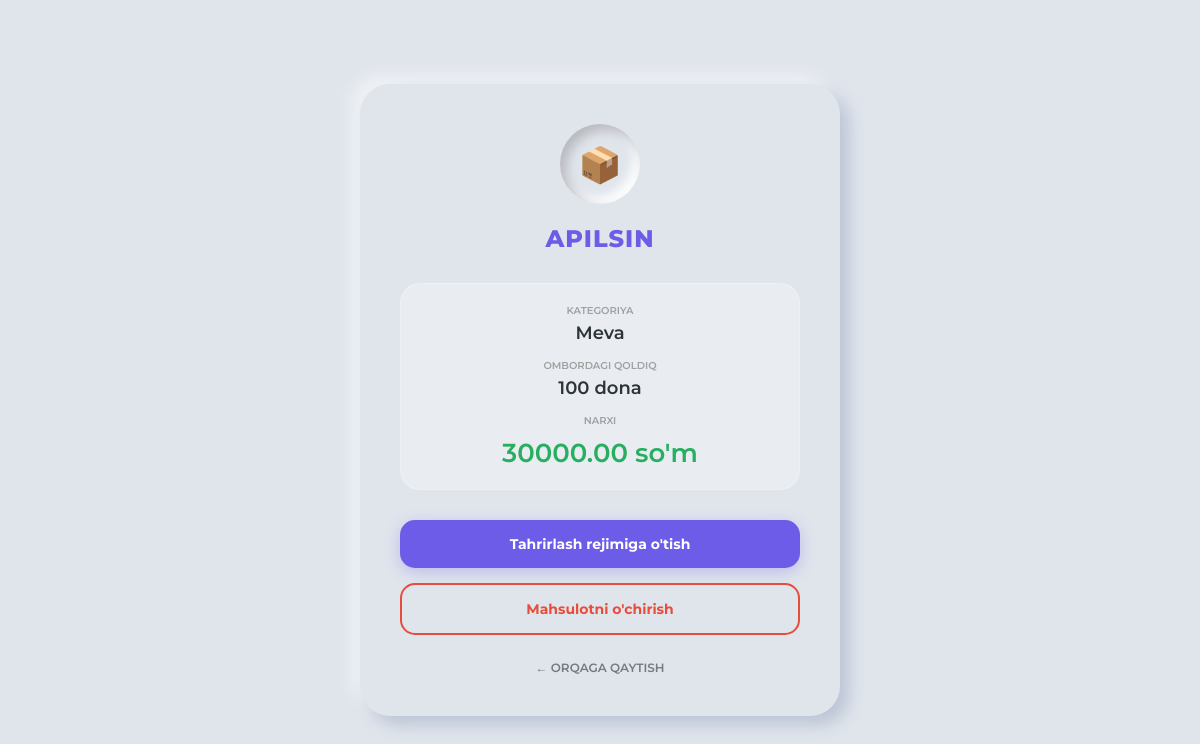
Screenshot of /product/4/ with the database file from the repository.
### products/models.py (models this page shows, shortened)
class Product(models.Model):
    name = models.CharField(max_length=200)       # Mahsulot nomi
    category = models.CharField(max_length=100)   # Kategoriya
    price = models.DecimalField(max_digits=10, decimal_places=2) # Narxi
    quantity = models.IntegerField(default=0)     # Soni
    created_at = models.DateTimeField(auto_now_add=True) # Qo'shilgan vaqti

### products/views.py (the view)
# urls.py: path('product/<int:pk>/',views.DetailView.as_view(),name='detail'),
class DetailView(View):
    def get(self,request,pk):
        product=Product.objects.filter(id=pk).first()
        return render(request, 'detail.html',{'product':product})

### templates/detail.html (shortened to what this page needs)
<!DOCTYPE html>
<html lang="uz">
<head>
</head>
<body>
    <div class="product-card">
        <div class="icon-box">📦</div>
        <h1>{{ product.name }}</h1>
        <div class="data-container">
            <div class="info-item">
                <span class="info-label">Kategoriya</span>
                <span class="info-value">{{ product.category }}</span>
            </div>
            <div class="info-item">
                <span class="info-label">Ombordagi qoldiq</span>
                <span class="info-value">{{ product.quantity }} dona</span>
            </div>
            <div class="info-item">
                <span class="info-label">Narxi</span>
                <span class="info-value price-big">{{ product.price }} so'm</span>
            </div>
        </div>
        <div class="actions">
            <a href="{% url 'update_product' product.id %}" class="btn btn-update">Tahrirlash rejimiga o'tish</a>
            <a href="{% url 'delete_product' product.id %}"
               onclick="return confirm('Haqiqatdan o’chirilsinmi?')"
               class="btn btn-delete">Mahsulotni o'chirish</a>
        </div>
        <a href="{% url 'index' %}" class="back-btn">← ORQAGA QAYTISH</a>
    </div>
</body>
</html>

### templates/detail.html (style rules this page uses)
:root { --main-bg: #e0e5ec; --accent: #6c5ce7; --text: #2d3436; --white: #ffffff; --shadow: 9px 9px 16px rgb(163,177,198,0.6), -9px -9px 16px rgba(255,255,255, 0.5); }
body { font-family: 'Montserrat', sans-serif; background-color: var(--main-bg); margin: 0; display: flex; justify-content: center; align-items: center; min-height: 100vh; color: var(--text); }
.product-card { background: var(--main-bg); padding: 40px; border-radius: 30px; box-shadow: var(--shadow); width: 100%; max-width: 400px; text-align: center; position: relative; }
.icon-box { width: 80px; height: 80px; margin: 0 auto 20px; background: var(--main-bg); box-shadow: inset 6px 6px 12px #b8b9be, inset -6px -6px 12px #ffffff; border-radius: 50%; display: flex; justify-content: center; align-items: center; font-size: 35px; }
h1 { font-weight: 800; font-size: 24px; margin-bottom: 30px; color: var(--accent); text-transform: uppercase; letter-spacing: 1px; }
.data-container { background: rgba(255, 255, 255, 0.3); border-radius: 20px; padding: 20px; margin-bottom: 30px; border: 1px solid rgba(255, 255, 255, 0.2); }
.info-item { display: flex; flex-direction: column; margin-bottom: 15px; }
.info-item:last-child { margin-bottom: 0; }
.info-label { font-size: 10px; text-transform: uppercase; font-weight: 600; color: #a0a0a0; margin-bottom: 5px; }
.info-value { font-size: 18px; font-weight: 600; }
.price-big { font-size: 26px; color: #27ae60; display: block; margin-top: 5px; }
.actions { display: flex; flex-direction: column; gap: 15px; }
.btn { padding: 15px; border-radius: 15px; border: none; font-weight: 700; cursor: pointer; transition: all 0.2s ease; text-decoration: none; font-size: 14px; }
.btn-update { background-color: var(--accent); color: white; box-shadow: 0 4px 15px rgba(108, 92, 231, 0.3); }
.btn-delete { background-color: transparent; color: #e74c3c; border: 2px solid #e74c3c; }
.back-btn { margin-top: 25px; display: inline-block; color: var(--text); text-decoration: none; font-size: 12px; font-weight: 600; opacity: 0.6; }

### rows the page displays
Product: name "APILSIN", category "Meva", quantity "100", price "30000.00"
